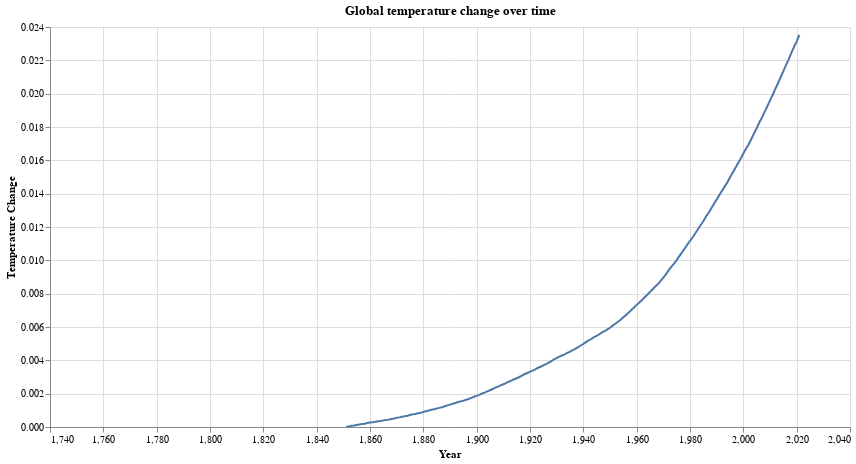

Here is the notebook cell this chart was saved with:
### Code cell
alt.Chart(df_year).mark_line().encode(
    x=alt.X("year", title="Year"),
    y=alt.Y("temperature_change_from_co2", title="Temperature Change"),
).properties(title="Global temperature change over time", width=800, height=400)

### Figure 1 — Vega specification as saved in the notebook (floating-point values rounded to 4 significant figures; data arrays with more than 128 entries replaced by an {"elided": "..."} marker saying what was removed)
{"$schema": "https://vega.github.io/schema/vega/v5.json", "data": [{"name": "source_0", "values": {"elided": "273 records"}}, {"name": "source_0_x_domain_year", "values": [{"min": 1750, "max": 2022}]}, {"name": "source_0_y_domain_temperature_change_from_co2", "values": [{"min": 1.23e-05, "max": 0.02352}]}], "marks": [{"type": "line", "name": "marks", "from": {"data": "source_0"}, "sort": {"field": "datum[\"year\"]"}, "encode": {"update": {"defined": {"signal": "isValid(datum[\"year\"]) && isFinite(+datum[\"year\"]) && isValid(datum[\"temperature_change_from_co2\"]) && isFinite(+datum[\"temperature_change_from_co2\"])"}, "y": {"field": "temperature_change_from_co2", "scale": "y"}, "stroke": {"value": "#4c78a8"}, "x": {"field": "year", "scale": "x"}}}, "style": ["line"]}], "scales": [{"name": "x", "type": "linear", "domain": [{"signal": "(data(\"source_0_x_domain_year\")[0] || {}).min"}, {"signal": "(data(\"source_0_x_domain_year\")[0] || {}).max"}], "range": [0, {"signal": "width"}], "zero": false, "nice": true}, {"name": "y", "type": "linear", "domain": [{"signal": "(data(\"source_0_y_domain_temperature_change_from_co2\")[0] || {}).min"}, {"signal": "(data(\"source_0_y_domain_temperature_change_from_co2\")[0] || {}).max"}], "range": [{"signal": "height"}, 0], "nice": true, "zero": true}], "axes": [{"scale": "x", "maxExtent": 0, "ticks": false, "gridScale": "y", "zindex": 0, "orient": "bottom", "labels": false, "grid": true, "tickCount": {"signal": "ceil(width/40)"}, "domain": false, "aria": false, "minExtent": 0}, {"scale": "y", "labels": false, "minExtent": 0, "grid": true, "zindex": 0, "domain": false, "tickCount": {"signal": "ceil(height/40)"}, "maxExtent": 0, "gridScale": "x", "ticks": false, "aria": false, "orient": "left"}, {"scale": "x", "labelFlush": true, "zindex": 0, "tickCount": {"signal": "ceil(width/40)"}, "title": "Year", "labelOverlap": true, "orient": "bottom", "grid": false}, {"scale": "y", "labelOverlap": true, "zindex": 0, "tickCount": {"signal": "ceil(height/40)"}, "grid": false, "title": "Temperature Change", "orient": "left"}], "title": {"text": "Global temperature change over time", "frame": "group"}, "background": "white", "padding": 5, "width": 800, "style": "cell", "height": 400}
